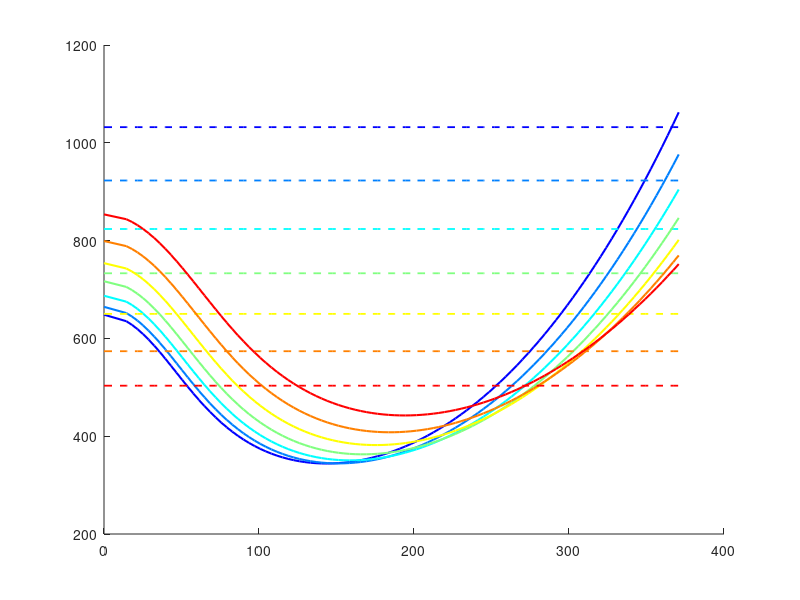
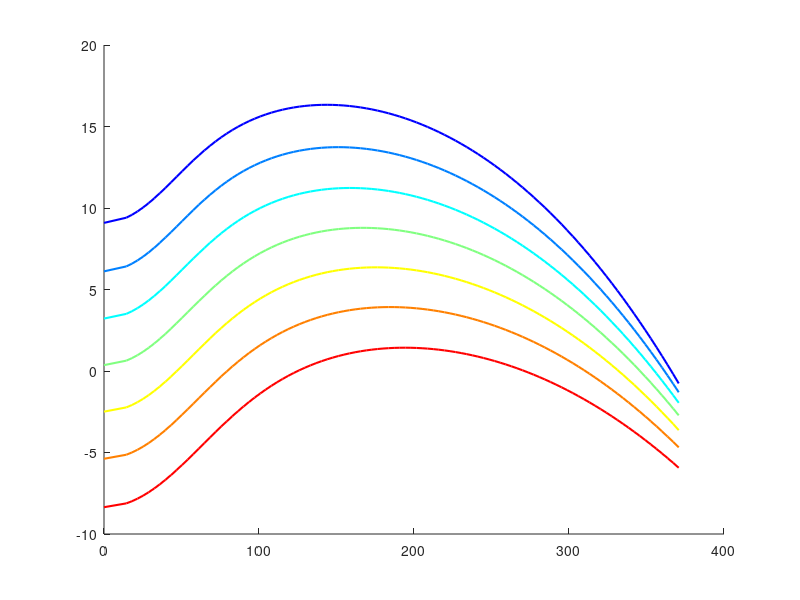
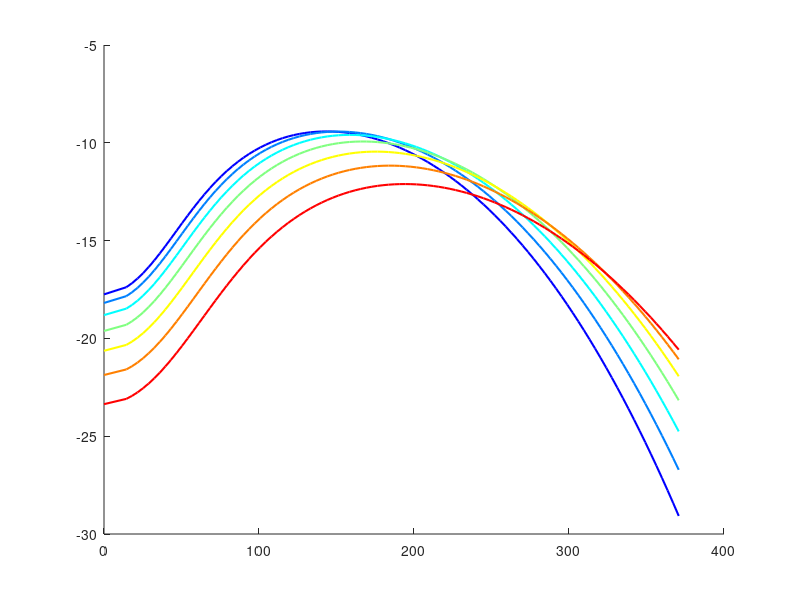
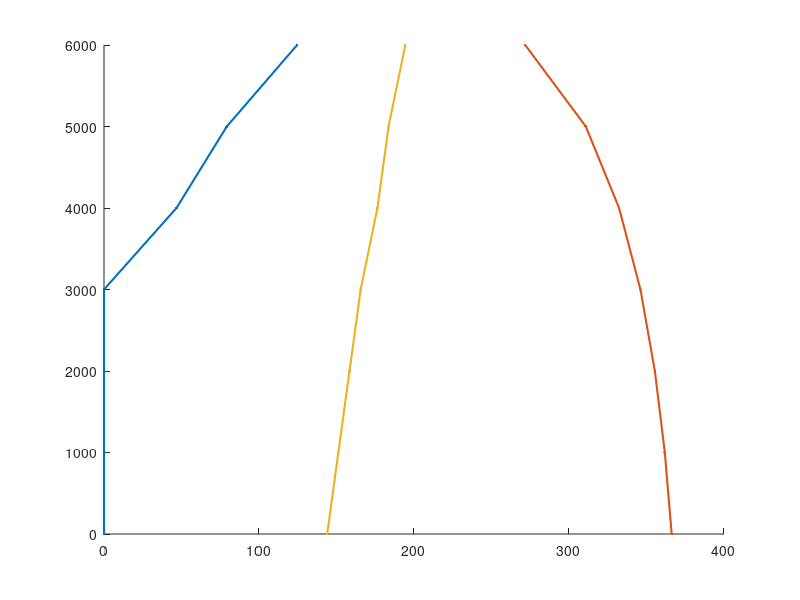

Recreate these plots in MATLAB, in order. (Note: this script raises an error after producing the figures.)
%% Main 
clc; clear all; close all; 
 
m = 3585; % system mass [kg] 
N_B = 4; % number of rotating arms 
R_B = 5.5; % arm radius [m] 
N_R = 383; % angular speed [RPM] 
C_B = 0.32; % arm chord (constant) [m] 
rho_0 = 1.225; % air density [kg/m3] 
g = 9.8; % gravity constant [m/s2] 
P0_max = 1032; % Max continous power at H=0m [kW] 
k_h = 1.15; % Coefficient for induced velocity distribution irregularities 
k_f = 1.15; 
K = 1.15; % empirical constant 
f_A = 1.2; % Equivalent flat plate area [m2] 
sigma = N_B*C_B/(pi*R_B); 
V_T = R_B*N_R*2*pi/60; 
reserve = 0.04; % reserve power for electronics
xsi = 1.15; % additional losses 
 
% Available power 
pwr_f = @(H) P0_max*(1.11*(rho_0*(20000-H)/(20000+H))/rho_0- 0.11); % Variation of power [kW] with altitude H[m] 
rho_f = @(H) rho_0*(20000-H)/(20000+H); 
 
% Setare specifica a inaltimilor cerute 
H = [0 1000 2000 3000 4000 5000 6000];
V = 4:103; % Forward-speed grid [m/s]; the first P column is hover  
 
for i=1:length(H) 
    P_AV(i) = pwr_f(H(i))*1000; 
    CP_AV(i) = P_AV(i)/(rho_f(H(i))*pi*R_B^2*V_T^3); 
end 
 
% Required power 
for i=1:length(H) 
    CT(i) = m*g/(rho_f(H(i))*R_B^2*pi*(R_B*N_R*2*pi/60)^2); 
    CL(i) = 6*CT(i)/sigma; 
    CD(i) = 0.011+0.065*(CL(i)-0.5)^2; 
     
    % STATIONARY MODE 
    lambda_h = sqrt(CT(i)/2); 
    CP(i,1) = k_h*lambda_h*CT(i)+sigma/8*CD(i); 
    P(i,1) = (1+reserve)*CP(i,1)*rho_f(H(i))*pi*R_B^2*V_T^3; 
    w_c(i,1) = V_T*((1-reserve)*CP_AV(i)/xsi/CT(i)-k_h*lambda_h/xsi-sigma/8*CD(i)/xsi/CT(i)); 
    w_aut(i,1) = -V_T*(k_h*lambda_h+sigma/8*CD(i)/CT(i)); 
     
    % HORIZONTAL MOTION 
    for j=1:100  
        % V(j) is associated with column j+1 of the power arrays 
        miu = V(j)/V_T; 
        p = [1 0 (V(j)/(V_T*sqrt(CT(i)/2)))^2 0 -1]; 
        r = roots(p); 
        for k=1:4 
            if (imag(r(k))==0)&&(real(r(k))>=0) 
                t=r(k); 
                lambda_i = r(k)*sqrt(CT(i)/2); 
            else 
            end 
        end 
        R_D = 1/2*rho_f(H(i))*f_A*V(j)^2; 
        CP(i,j+1) = k_f*lambda_i*CT(i)+sigma/8*CD(i)*(1+K*miu^2)+miu*R_D/(m*g)*CT(i); 
        P(i,j+1) =(1+reserve)*CP(i,j+1)*rho_f(H(i))*pi*R_B^2*V_T^3; 
         
        % Climb in progressive motion 
        lambda_c = (1-reserve)*CP_AV(i)/xsi/CT(i)-k_f*lambda_i/xsi-sigma/8*CD(i)/xsi/CT(i)*(1+K*miu^2)- miu^3/2/xsi/CT(i)*f_A/pi/R_B^2; 
        w_c(i,j+1) = lambda_c*V_T; 
         
        % Rate of descent 
           lambda_aut = k_f*lambda_i+sigma/8*CD(i)/CT(i)*(1+K*miu^2)+1/2*miu^3/CT(i)*f_A/pi/R_B^2; 
        w_aut(i,j+1) = -lambda_aut*V_T; 
         
        % Acceleration 
        a_h(i,j+1) = (P_AV(i)-P(i,j+1))/m/V(j); 
    end 
end 
 
% Surface effect 
HG = [0:0.5:15]; 
for i=1:length(HG) 
    CT_G(i) = m*g/(rho_f(HG(i))*R_B^2*pi*(R_B*N_R*2*pi/60)^2); 
    CL_G(i) = 6*CT_G(i)/sigma; 
    CD_G(i) = 0.011+0.065*(CL_G(i)-0.5)^2; 
     
    % STATIONARY MODE 
    lambda_hG = sqrt(CT_G(i)/2);  
    xsi_G(i) = 1-0.5/(1+4*(HG(i)/R_B)^2); 
    PG(i) = (xsi_G(i)*k_h*lambda_hG*CT_G(i)+sigma/8*CD_G(i))*rho_f(HG(i))*pi*R_B^2*V_T^3; 
end 
 
V_plot = [0,V]; % Exactly one velocity for every column of the power matrices

%% Maximum, Minimum and Optimum Power (Intersection calculation) 
for i=1:length(H) 
    Vmin(i)=NaN; Vmax(i)=NaN;
    if P(i,1) <= P_AV(i), Vmin(i) = 0; end 
     
    for j=1:length(V_plot)-1  
        if (P(i,j)>P_AV(i))&&(P(i,j+1)<P_AV(i)) 
            Vmin(i) = V_plot(j)+((P_AV(i)-P(i,j))/(P(i,j)-P(i,j+1)))*(V_plot(j)-V_plot(j+1)); 
        elseif (P(i,j)<P_AV(i))&&(P(i,j+1)>P_AV(i)) 
            Vmax(i) = V_plot(j)+((P_AV(i)-P(i,j))/(P(i,j)-P(i,j+1)))*(V_plot(j)-V_plot(j+1)); 
        else 
        end 
    end 
    [Pmin(i),index]=min(P(i,:)); 
    Vopt(i)=V_plot(index);
    wc_max(i)=max(w_c(i,:));
    waut_least(i)=max(w_aut(i,:)); 
end 
 
fprintf('     REZULTATE PERFORMANTE LA DIVERSE INALTIMI\n'); 
for i = 1:length(H) 
    fprintf('H = %4.0f m | Vmin = %6.2f km/h | Vopt = %6.2f km/h | Vpower = %6.2f km/h | climb = %6.2f m/s | autorot = %6.2f m/s\n', ...
        H(i), Vmin(i)*3.6, Vopt(i)*3.6, Vmax(i)*3.6, wc_max(i), waut_least(i)); 
end 
 
colors = jet(length(H));  
 
for i=1:length(H) 
    figure(1); hold on 
    plot(V_plot*3.6,P(i,:)/1000,'linewidth',1.5,'color',colors(i,:)) 
    plot(V_plot*3.6,ones(1,length(V_plot))*P_AV(i)/1000,'--','linewidth',1.3,'color',colors(i,:))
    figure(2); hold on 
plot(V_plot*3.6,w_c(i,:),'linewidth',1.5,'color',colors(i,:)) 
figure(3); hold on 
plot(V_plot*3.6,w_aut(i,:),'linewidth',1.5,'color',colors(i,:)) 
end 
figure(4);hold on 
plot(Vmin*3.6,H,'.-','linewidth',1.5) 
plot(Vmax*3.6,H,'.-','linewidth',1.5) 
plot(Vopt*3.6,H,'.-','linewidth',1.5) 
figure(5); hold on 
plot(HG, PG/1000) 
xline(R_B) 
yline(PG(end)/1000,'--') 
figure(6); hold on 
plot(V*3.6,a_h(1,2:end)) 
plot(V*3.6,a_h(2,2:end)) 
figure(1); 
grid on; grid minor; 
xlabel('V [km/h]'); ylabel('Power [kW]')
% Line style distinguishes required and available power; colors mark altitude.
hRequired = plot(nan,nan,'k-','LineWidth',1.5);
hAvailable = plot(nan,nan,'k--','LineWidth',1.3);
legend([hRequired,hAvailable],{'Power required','Power available'}, ...
    'Location','northeast'); 
xlim([0 380]) 
figure(2); 
grid on; grid minor; 
xlabel('V [km/h]'); ylabel('Climb rate [m/s]'); ylim([-10 18]) 
figure(3); 
grid on; grid minor; 
ylabel('Autorotation vertical speed [m/s]'); xlabel('V [km/h]'); ylim([-30 0]) 
figure(4); 
grid on; grid minor; 
xlabel('V [km/h]'); ylabel('H [m]'); legend('Vmin', 'Vmax','Vopt') 
figure(5); 
grid on; grid minor; 
xlabel('H [m]'); ylabel('P_G [kW]'); 
figure(6); 
grid on; grid minor; 
xlabel('V [km/h]'); ylabel('a [m/s^2]'); ylim([0 30])

% Export all six coursework performance figures with updated axis limits.
figDir = fullfile(fileparts(mfilename('fullpath')),'figures');
if ~exist(figDir,'dir'), mkdir(figDir); end
exportgraphics(figure(1),fullfile(figDir,'power_required_available.png'),'Resolution',200);
exportgraphics(figure(2),fullfile(figDir,'rate_of_climb.png'),'Resolution',200);
exportgraphics(figure(3),fullfile(figDir,'autorotation_descent.png'),'Resolution',200);
exportgraphics(figure(4),fullfile(figDir,'flight_ceiling_envelope.png'),'Resolution',200);
exportgraphics(figure(5),fullfile(figDir,'ground_effect_power.png'),'Resolution',200);
exportgraphics(figure(6),fullfile(figDir,'horizontal_acceleration.png'),'Resolution',200);
